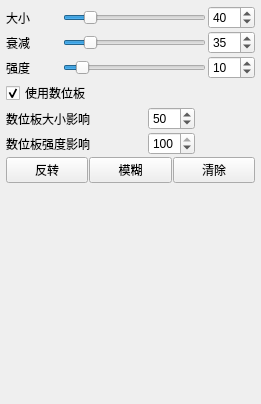
<?xml version="1.0" encoding="UTF-8"?>
<ui version="4.0">
 <class>Form</class>
 <widget class="QWidget" name="Form">
  <property name="geometry">
   <rect>
    <x>0</x>
    <y>0</y>
    <width>261</width>
    <height>404</height>
   </rect>
  </property>
  <property name="sizePolicy">
   <sizepolicy hsizetype="Preferred" vsizetype="Minimum">
    <horstretch>0</horstretch>
    <verstretch>0</verstretch>
   </sizepolicy>
  </property>
  <property name="minimumSize">
   <size>
    <width>0</width>
    <height>0</height>
   </size>
  </property>
  <property name="baseSize">
   <size>
    <width>0</width>
    <height>220</height>
   </size>
  </property>
  <property name="windowTitle">
   <string>窗体</string>
  </property>
  <layout class="QVBoxLayout" name="verticalLayout">
   <property name="spacing">
    <number>2</number>
   </property>
   <property name="leftMargin">
    <number>6</number>
   </property>
   <property name="topMargin">
    <number>6</number>
   </property>
   <property name="rightMargin">
    <number>6</number>
   </property>
   <property name="bottomMargin">
    <number>6</number>
   </property>
   <item>
    <layout class="QFormLayout" name="formLayout">
     <property name="fieldGrowthPolicy">
      <enum>QFormLayout::AllNonFixedFieldsGrow</enum>
     </property>
     <property name="labelAlignment">
      <set>Qt::AlignLeading|Qt::AlignLeft|Qt::AlignVCenter</set>
     </property>
     <property name="horizontalSpacing">
      <number>2</number>
     </property>
     <property name="verticalSpacing">
      <number>0</number>
     </property>
     <item row="0" column="0">
      <widget class="QLabel" name="label">
       <property name="sizePolicy">
        <sizepolicy hsizetype="Fixed" vsizetype="Preferred">
         <horstretch>0</horstretch>
         <verstretch>0</verstretch>
        </sizepolicy>
       </property>
       <property name="minimumSize">
        <size>
         <width>55</width>
         <height>0</height>
        </size>
       </property>
       <property name="maximumSize">
        <size>
         <width>50000</width>
         <height>16777215</height>
        </size>
       </property>
       <property name="baseSize">
        <size>
         <width>0</width>
         <height>0</height>
        </size>
       </property>
       <property name="text"><string>大小</string></property>
      </widget>
     </item>
     <item row="0" column="1">
      <layout class="QHBoxLayout" name="horizontalLayout">
       <property name="spacing">
        <number>2</number>
       </property>
       <property name="topMargin">
        <number>0</number>
       </property>
       <item>
        <widget class="QSlider" name="referenceMask_brushSize">
         <property name="sizePolicy">
          <sizepolicy hsizetype="Minimum" vsizetype="Fixed">
           <horstretch>0</horstretch>
           <verstretch>0</verstretch>
          </sizepolicy>
         </property>
         <property name="minimumSize">
          <size>
           <width>100</width>
           <height>0</height>
          </size>
         </property>
         <property name="toolTip">
          <string>设置遮罩笔刷大小。也可按住鼠标右键并左右移动光标来更改。</string>
         </property>
         <property name="minimum">
          <number>10</number>
         </property>
         <property name="maximum">
          <number>200</number>
         </property>
         <property name="value">
          <number>40</number>
         </property>
         <property name="orientation">
          <enum>Qt::Horizontal</enum>
         </property>
         <property name="linkWith" stdset="0">
          <string>referenceMask_brushSize_spin</string>
         </property>
        </widget>
       </item>
       <item>
        <widget class="QSpinBox" name="referenceMask_brushSize_spin">
         <property name="sizePolicy">
          <sizepolicy hsizetype="Fixed" vsizetype="Fixed">
           <horstretch>0</horstretch>
           <verstretch>0</verstretch>
          </sizepolicy>
         </property>
         <property name="toolTip">
          <string>设置遮罩笔刷大小。也可按住鼠标右键并左右移动光标来更改。</string>
         </property>
         <property name="minimum">
          <number>10</number>
         </property>
         <property name="maximum">
          <number>200</number>
         </property>
         <property name="value">
          <number>40</number>
         </property>
         <property name="linkWith" stdset="0">
          <string>referenceMask_brushSize</string>
         </property>
         <property name="slave" stdset="0">
          <bool>true</bool>
         </property>
        </widget>
       </item>
      </layout>
     </item>
    </layout>
   </item>
   <item>
    <layout class="QFormLayout" name="formLayout_3">
     <property name="horizontalSpacing">
      <number>2</number>
     </property>
     <property name="verticalSpacing">
      <number>0</number>
     </property>
     <item row="0" column="0">
      <widget class="QLabel" name="label_3">
       <property name="sizePolicy">
        <sizepolicy hsizetype="Fixed" vsizetype="Preferred">
         <horstretch>0</horstretch>
         <verstretch>0</verstretch>
        </sizepolicy>
       </property>
       <property name="minimumSize">
        <size>
         <width>55</width>
         <height>0</height>
        </size>
       </property>
       <property name="text"><string>衰减</string></property>
      </widget>
     </item>
     <item row="0" column="1">
      <layout class="QHBoxLayout" name="horizontalLayout_2">
       <property name="spacing">
        <number>2</number>
       </property>
       <property name="topMargin">
        <number>0</number>
       </property>
       <item>
        <widget class="QSlider" name="referenceMask_brushFalloff">
         <property name="sizePolicy">
          <sizepolicy hsizetype="Minimum" vsizetype="Fixed">
           <horstretch>0</horstretch>
           <verstretch>0</verstretch>
          </sizepolicy>
         </property>
         <property name="minimumSize">
          <size>
           <width>100</width>
           <height>0</height>
          </size>
         </property>
         <property name="toolTip">
          <string>设置笔刷衰减（外半径，强度在此处降为零）。也可按住鼠标右键加Shift键并左右移动光标来更改。</string>
         </property>
         <property name="minimum">
          <number>5</number>
         </property>
         <property name="maximum">
          <number>200</number>
         </property>
         <property name="value">
          <number>35</number>
         </property>
         <property name="orientation">
          <enum>Qt::Horizontal</enum>
         </property>
         <property name="linkWith" stdset="0">
          <string>referenceMask_brushFalloff_spin</string>
         </property>
        </widget>
       </item>
       <item>
        <widget class="QSpinBox" name="referenceMask_brushFalloff_spin">
         <property name="sizePolicy">
          <sizepolicy hsizetype="Fixed" vsizetype="Fixed">
           <horstretch>0</horstretch>
           <verstretch>0</verstretch>
          </sizepolicy>
         </property>
         <property name="toolTip">
          <string>设置笔刷衰减（外半径，强度在此处降为零）。也可按住鼠标右键加Shift键并左右移动光标来更改。</string>
         </property>
         <property name="minimum">
          <number>5</number>
         </property>
         <property name="maximum">
          <number>200</number>
         </property>
         <property name="value">
          <number>35</number>
         </property>
         <property name="linkWith" stdset="0">
          <string>referenceMask_brushFalloff</string>
         </property>
         <property name="slave" stdset="0">
          <bool>true</bool>
         </property>
        </widget>
       </item>
      </layout>
     </item>
    </layout>
   </item>
   <item>
    <layout class="QFormLayout" name="formLayout_2">
     <property name="horizontalSpacing">
      <number>2</number>
     </property>
     <property name="verticalSpacing">
      <number>0</number>
     </property>
     <item row="0" column="0">
      <widget class="QLabel" name="label_2">
       <property name="sizePolicy">
        <sizepolicy hsizetype="Fixed" vsizetype="Preferred">
         <horstretch>0</horstretch>
         <verstretch>0</verstretch>
        </sizepolicy>
       </property>
       <property name="minimumSize">
        <size>
         <width>55</width>
         <height>0</height>
        </size>
       </property>
       <property name="text"><string>强度</string></property>
      </widget>
     </item>
     <item row="0" column="1">
      <layout class="QHBoxLayout" name="horizontalLayout_3">
       <property name="spacing">
        <number>2</number>
       </property>
       <item>
        <widget class="QSlider" name="referenceMask_brushStrength">
         <property name="sizePolicy">
          <sizepolicy hsizetype="Minimum" vsizetype="Fixed">
           <horstretch>0</horstretch>
           <verstretch>0</verstretch>
          </sizepolicy>
         </property>
         <property name="minimumSize">
          <size>
           <width>100</width>
           <height>0</height>
          </size>
         </property>
         <property name="toolTip">
          <string>设置笔刷强度。也可按住鼠标中键并左右拖动光标来更改。</string>
         </property>
         <property name="minimum">
          <number>1</number>
         </property>
         <property name="maximum">
          <number>100</number>
         </property>
         <property name="value">
          <number>10</number>
         </property>
         <property name="orientation">
          <enum>Qt::Horizontal</enum>
         </property>
         <property name="linkWith" stdset="0">
          <string>referenceMask_brushStrength_spin</string>
         </property>
        </widget>
       </item>
       <item>
        <widget class="QSpinBox" name="referenceMask_brushStrength_spin">
         <property name="sizePolicy">
          <sizepolicy hsizetype="Fixed" vsizetype="Fixed">
           <horstretch>0</horstretch>
           <verstretch>0</verstretch>
          </sizepolicy>
         </property>
         <property name="toolTip">
          <string>设置笔刷强度。也可按住鼠标中键并左右拖动光标来更改。</string>
         </property>
         <property name="minimum">
          <number>1</number>
         </property>
         <property name="maximum">
          <number>100</number>
         </property>
         <property name="value">
          <number>10</number>
         </property>
         <property name="linkWith" stdset="0">
          <string>referenceMask_brushStrength</string>
         </property>
         <property name="slave" stdset="0">
          <bool>true</bool>
         </property>
        </widget>
       </item>
      </layout>
     </item>
    </layout>
   </item>
   <item>
    <widget class="QCheckBox" name="referenceMask_useTablet">
     <property name="toolTip">
      <string>启用后，笔刷强度受数位笔的压力级别调制。</string>
     </property>
     <property name="text"><string>使用数位板</string></property>
     <property name="checked">
      <bool>true</bool>
     </property>
    </widget>
   </item>
   <item>
    <layout class="QFormLayout" name="formLayout_4">
     <property name="sizeConstraint">
      <enum>QLayout::SetDefaultConstraint</enum>
     </property>
     <property name="fieldGrowthPolicy">
      <enum>QFormLayout::AllNonFixedFieldsGrow</enum>
     </property>
     <property name="horizontalSpacing">
      <number>2</number>
     </property>
     <property name="verticalSpacing">
      <number>0</number>
     </property>
     <property name="topMargin">
      <number>0</number>
     </property>
     <item row="0" column="0">
      <widget class="QLabel" name="label_5">
       <property name="sizePolicy">
        <sizepolicy hsizetype="Expanding" vsizetype="Preferred">
         <horstretch>0</horstretch>
         <verstretch>0</verstretch>
        </sizepolicy>
       </property>
       <property name="minimumSize">
        <size>
         <width>140</width>
         <height>0</height>
        </size>
       </property>
       <property name="text"><string>数位板大小影响</string></property>
      </widget>
     </item>
     <item row="0" column="1">
      <widget class="QSpinBox" name="referenceMask_tabletSize">
       <property name="sizePolicy">
        <sizepolicy hsizetype="Fixed" vsizetype="Fixed">
         <horstretch>0</horstretch>
         <verstretch>0</verstretch>
        </sizepolicy>
       </property>
       <property name="toolTip">
        <string>设置笔刷大小受数位板笔压影响的百分比。</string>
       </property>
       <property name="maximum">
        <number>100</number>
       </property>
       <property name="value">
        <number>50</number>
       </property>
      </widget>
     </item>
    </layout>
   </item>
   <item>
    <layout class="QFormLayout" name="formLayout_9">
     <property name="horizontalSpacing">
      <number>2</number>
     </property>
     <property name="verticalSpacing">
      <number>0</number>
     </property>
     <item row="0" column="0">
      <widget class="QLabel" name="label_6">
       <property name="sizePolicy">
        <sizepolicy hsizetype="Expanding" vsizetype="Preferred">
         <horstretch>0</horstretch>
         <verstretch>0</verstretch>
        </sizepolicy>
       </property>
       <property name="minimumSize">
        <size>
         <width>140</width>
         <height>0</height>
        </size>
       </property>
       <property name="text"><string>数位板强度影响</string></property>
      </widget>
     </item>
     <item row="0" column="1">
      <widget class="QSpinBox" name="referenceMask_tabletStrength">
       <property name="sizePolicy">
        <sizepolicy hsizetype="Fixed" vsizetype="Fixed">
         <horstretch>0</horstretch>
         <verstretch>0</verstretch>
        </sizepolicy>
       </property>
       <property name="toolTip">
        <string>设置笔刷强度受数位板笔压影响的百分比。</string>
       </property>
       <property name="minimum">
        <number>0</number>
       </property>
       <property name="maximum">
        <number>100</number>
       </property>
       <property name="value">
        <number>100</number>
       </property>
      </widget>
     </item>
    </layout>
   </item>
   <item>
    <layout class="QHBoxLayout" name="horizontalLayout_4">
     <property name="spacing">
      <number>1</number>
     </property>
     <property name="topMargin">
      <number>0</number>
     </property>
     <item>
      <widget class="QPushButton" name="referenceMask_invert">
       <property name="toolTip">
        <string>反转所有顶点的遮罩值。</string>
       </property>
       <property name="text"><string>反转</string></property>
      </widget>
     </item>
     <item>
      <widget class="QPushButton" name="referenceMask_blur">
       <property name="toolTip">
        <string>对所有顶点的遮罩值进行模糊。</string>
       </property>
       <property name="text"><string>模糊</string></property>
      </widget>
     </item>
     <item>
      <widget class="QPushButton" name="referenceMask_clear">
       <property name="toolTip">
        <string>将所有顶点的遮罩值设为零。</string>
       </property>
       <property name="text"><string>清除</string></property>
      </widget>
     </item>
    </layout>
   </item>
   <item>
    <spacer name="verticalSpacer">
     <property name="orientation">
      <enum>Qt::Vertical</enum>
     </property>
     <property name="sizeHint" stdset="0">
      <size>
       <width>20</width>
       <height>5</height>
      </size>
     </property>
    </spacer>
   </item>
  </layout>
 </widget>
 <resources/>
 <connections/>
</ui>
